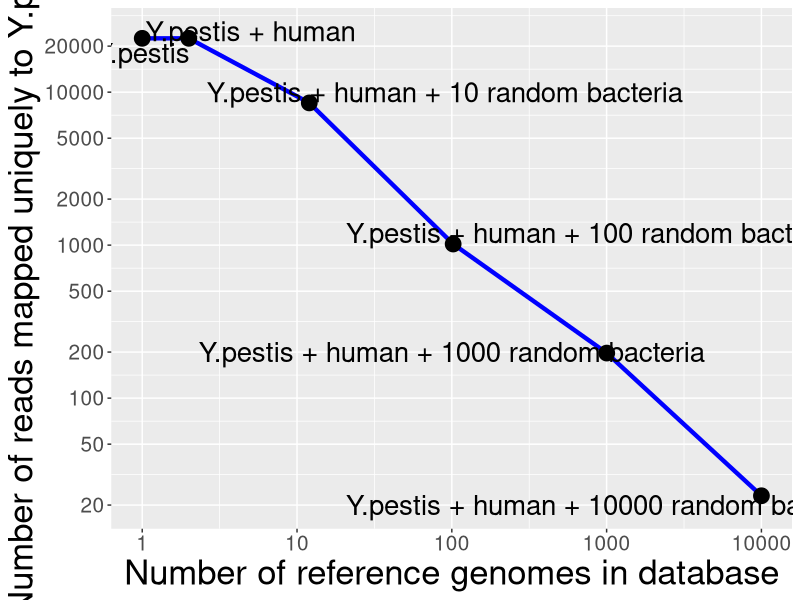

Reproduce this figure in R.
library("ggplot2")
df_plot<-data.frame(MAPPED_READS=c(22490,22490,8507,1017,197,23), GENOME_NUMBER=c(1,2,12,102,1002,10002))
head(df_plot)

base_breaks <- function(n = 10){function(x) {axisTicks(log10(range(x, na.rm = TRUE)), log = TRUE, n = n)}}


ggplot(df_plot,aes(x=GENOME_NUMBER,y=MAPPED_READS)) + geom_line(size=1.5, color = "blue")  + geom_point(size=5) + 
  theme(legend.position = "bottom", legend.text = element_text(size = 25), 
        legend.title = element_blank(), axis.text = element_text(size = 15), axis.title = element_text(size = 25)) +
  xlab("Number of reference genomes in database") + 
  ylab("Number of reads mapped uniquely to Y.pestis") + 
  scale_color_brewer(palette="Dark2") + scale_x_log10()  + scale_y_log10(breaks = base_breaks()) + 
  annotate("text", x = 1, y = 18000, label = "Y.pestis", size = 7) + 
  annotate("text", x = 5, y = 25000, label = "Y.pestis + human", size = 7) + 
  annotate("text", x = 90, y = 10000, label = "Y.pestis + human + 10 random bacteria", size = 7) + 
  annotate("text", x = 800, y = 1200, label = "Y.pestis + human + 100 random bacteria", size = 7) + 
  annotate("text", x = 100, y = 200, label = "Y.pestis + human + 1000 random bacteria", size = 7) + 
  annotate("text", x = 1000, y = 20, label = "Y.pestis + human + 10000 random bacteria", size = 7)
  
